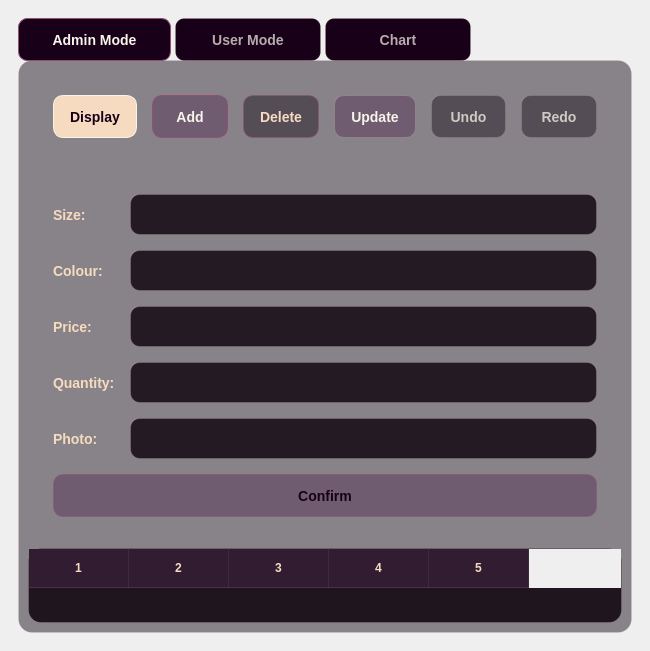
<?xml version="1.0" encoding="UTF-8"?>
<ui version="4.0">
 <class>GUI</class>
 <widget class="QWidget" name="GUI">
  <property name="geometry">
   <rect>
    <x>0</x>
    <y>0</y>
    <width>650</width>
    <height>651</height>
   </rect>
  </property>
  <property name="font">
   <font>
    <family>Inter</family>
    <pointsize>-1</pointsize>
   </font>
  </property>
  <property name="windowTitle">
   <string>GUI</string>
  </property>
  <property name="styleSheet">
   <string notr="true">QWidget#GUI {
    color: #F8F4E9;
    font-family: &quot;Inter&quot;, &quot;SF Pro Text&quot;, &quot;SF Pro Display&quot;, &quot;Helvetica Neue&quot;;
    font-size: 14px;

    background: qlineargradient(
        x1: 0, y1: 0,
        x2: 1, y2: 1,
        stop: 0 #0B000B,
        stop: 0.45 #190019,
        stop: 0.78 #271229,
        stop: 1 #3B203F
    );
}</string>
  </property>
  <layout class="QVBoxLayout" name="verticalLayout">
   <property name="spacing">
    <number>12</number>
   </property>
   <property name="leftMargin">
    <number>18</number>
   </property>
   <property name="topMargin">
    <number>18</number>
   </property>
   <property name="rightMargin">
    <number>18</number>
   </property>
   <property name="bottomMargin">
    <number>18</number>
   </property>
   <item>
    <widget class="QTabWidget" name="tabWidget">
     <property name="font">
      <font>
       <family>Helvetica Neue</family>
       <pointsize>14</pointsize>
      </font>
     </property>
     <property name="styleSheet">
      <string notr="true">QTabWidget::pane {
    background: transparent;
    border: 1px solid rgba(246, 219, 192, 28);
    border-radius: 12px;
    top: -1px;
}

QTabBar::tab {
    color: rgba(248, 244, 233, 180);
    background: #190019;
    border: 1px solid rgba(246, 219, 192, 25);
    border-radius: 9px;
    padding: 9px 22px;
    margin-right: 4px;
    min-width: 100px;

    font-family: &quot;Inter&quot;, &quot;SF Pro Text&quot;, &quot;Helvetica Neue&quot;;
    font-size: 14px;
    font-weight: 600;
}

QTabBar::tab:hover {
    color: #F8F4E9;
    background: #37203B;
    border: 1px solid rgba(246, 219, 192, 65);
}

QTabBar::tab:selected {
    color: #F8F4E9;
    background: qlineargradient(
        x1: 0, y1: 0,
        x2: 1, y2: 0,
        stop: 0 #37203B,
        stop: 1 #502D55
    );
    border: 1px solid #935073;
}
QTabWidget::pane {
    background: rgba(11, 0, 11, 115);
    border: 1px solid rgba(246, 219, 192, 30);
    border-radius: 14px;
    top: -1px;
}</string>
     </property>
     <property name="currentIndex">
      <number>0</number>
     </property>
     <widget class="QWidget" name="adminTab">
      <property name="styleSheet">
       <string notr="true">QWidget#adminTab {
    color: #F8F4E9;
    font-family: &quot;Inter&quot;, &quot;SF Pro Text&quot;, &quot;SF Pro Display&quot;, &quot;Helvetica Neue&quot;;
    font-size: 14px;

    background: qlineargradient(
        x1: 0, y1: 0,
        x2: 1, y2: 1,
        stop: 0 #0B000B,
        stop: 0.35 #190019,
        stop: 0.72 #2E1732,
        stop: 1 #502D55
    );
}

/* Labels */

QWidget#adminTab QLabel {
    color: #F6DBC0;
    background: transparent;
    font-size: 14px;
    font-weight: 600;
}

/* Input fields */

QWidget#adminTab QLineEdit {
    color: #F8F4E9;
    background: rgba(11, 0, 11, 205);
    border: 1px solid rgba(246, 219, 192, 38);
    border-radius: 10px;
    padding: 8px 12px;
    min-height: 23px;
    selection-color: #F8F4E9;
    selection-background-color: #935073;
}

QWidget#adminTab QLineEdit:hover {
    background: rgba(25, 0, 25, 220);
    border: 1px solid rgba(246, 219, 192, 75);
}

QWidget#adminTab QLineEdit:focus {
    background: #190019;
    border: 1px solid #935073;
}

/* Default buttons */

QWidget#adminTab QPushButton {
    color: #F8F4E9;
    background: rgba(80, 45, 85, 115);
    border: 1px solid rgba(246, 219, 192, 45);
    border-radius: 10px;
    padding: 9px 16px;
    min-height: 23px;
    font-size: 14px;
    font-weight: 600;
}

QWidget#adminTab QPushButton:hover {
    background: rgba(80, 45, 85, 180);
    border: 1px solid rgba(246, 219, 192, 90);
}

QWidget#adminTab QPushButton:pressed {
    background: #190019;
    border: 1px solid #935073;
    padding-top: 11px;
    padding-bottom: 7px;
}

/* Add — primary violet action */

QWidget#adminTab QPushButton#addButton {
    color: #F8F4E9;
    background: qlineargradient(
        x1: 0, y1: 0,
        x2: 1, y2: 0,
        stop: 0 #37203B,
        stop: 1 #502D55
    );
    border: 1px solid #935073;
    font-weight: 700;
}

QWidget#adminTab QPushButton#addButton:hover {
    background: qlineargradient(
        x1: 0, y1: 0,
        x2: 1, y2: 0,
        stop: 0 #502D55,
        stop: 1 #68406D
    );
}

/* Delete — accent outline only */

QWidget#adminTab QPushButton#deleteButton {
    color: #F6DBC0;
    background: rgba(11, 0, 11, 105);
    border: 1px solid rgba(147, 80, 115, 135);
}

QWidget#adminTab QPushButton#deleteButton:hover {
    background: rgba(147, 80, 115, 42);
    border: 1px solid #935073;
}

/* Update */

QWidget#adminTab QPushButton#updateButton {
    background: rgba(80, 45, 85, 115);
}

/* Display */

QWidget#adminTab QPushButton#displayButton {
    color: #190019;
    background: #F6DBC0;
    border: 1px solid #F8F4E9;
    font-weight: 700;
}

QWidget#adminTab QPushButton#displayButton:hover {
    color: #0B000B;
    background: #F8F4E9;
}

/* Undo and Redo — quieter secondary actions */

QWidget#adminTab QPushButton#undoButton,
QWidget#adminTab QPushButton#redoButton {
    color: rgba(248, 244, 233, 190);
    background: rgba(11, 0, 11, 105);
    border: 1px solid rgba(246, 219, 192, 30);
    font-weight: 500;
}

QWidget#adminTab QPushButton#undoButton:hover,
QWidget#adminTab QPushButton#redoButton:hover {
    color: #F8F4E9;
    background: rgba(80, 45, 85, 125);
    border: 1px solid rgba(246, 219, 192, 70);
}

/* Confirm */

QWidget#adminTab QPushButton#confirmButton {
    color: #190019;
    background: qlineargradient(
        x1: 0, y1: 0,
        x2: 1, y2: 0,
        stop: 0 #F6DBC0,
        stop: 1 #F8F4E9
    );
    border: 1px solid rgba(147, 80, 115, 130);
    font-weight: 700;
}

QWidget#adminTab QPushButton#confirmButton:hover {
    background: #F8F4E9;
    border: 1px solid #935073;
}

/* Inventory table */

QWidget#adminTab QTableWidget {
    color: #F8F4E9;
    background: rgba(11, 0, 11, 215);
    alternate-background-color: rgba(80, 45, 85, 35);
    border: 1px solid rgba(246, 219, 192, 35);
    border-radius: 13px;
    gridline-color: rgba(246, 219, 192, 15);
    outline: none;
}

QWidget#adminTab QTableWidget::item {
    padding: 8px;
    border-bottom: 1px solid rgba(246, 219, 192, 10);
}

QWidget#adminTab QTableWidget::item:hover {
    background: rgba(80, 45, 85, 80);
}

QWidget#adminTab QTableWidget::item:selected {
    color: #F8F4E9;
    background: rgba(147, 80, 115, 125);
}

/* Table header */

QWidget#adminTab QHeaderView::section {
    color: #F6DBC0;
    background: rgba(25, 0, 25, 225);
    border: none;
    border-right: 1px solid rgba(246, 219, 192, 18);
    border-bottom: 1px solid rgba(147, 80, 115, 80);
    padding: 10px;
    font-weight: 700;
}

QWidget#adminTab QTableCornerButton::section {
    background: #190019;
    border: none;
}

/* Scrollbar */

QWidget#adminTab QScrollBar:vertical {
    background: #0B000B;
    width: 8px;
    margin: 3px;
}

QWidget#adminTab QScrollBar::handle:vertical {
    background: #502D55;
    border-radius: 4px;
    min-height: 28px;
}

QWidget#adminTab QScrollBar::handle:vertical:hover {
    background: #935073;
}

QWidget#adminTab QScrollBar::add-line:vertical,
QWidget#adminTab QScrollBar::sub-line:vertical {
    height: 0px;
}</string>
      </property>
      <attribute name="title">
       <string>Admin Mode</string>
      </attribute>
      <layout class="QVBoxLayout" name="verticalLayout_4">
       <item>
        <layout class="QHBoxLayout" name="horizontalLayout">
         <property name="spacing">
          <number>15</number>
         </property>
         <property name="leftMargin">
          <number>25</number>
         </property>
         <property name="topMargin">
          <number>25</number>
         </property>
         <property name="rightMargin">
          <number>25</number>
         </property>
         <property name="bottomMargin">
          <number>25</number>
         </property>
         <item>
          <widget class="QPushButton" name="displayButton">
           <property name="text">
            <string>Display</string>
           </property>
          </widget>
         </item>
         <item>
          <widget class="QPushButton" name="addButton">
           <property name="text">
            <string>Add</string>
           </property>
          </widget>
         </item>
         <item>
          <widget class="QPushButton" name="deleteButton">
           <property name="text">
            <string>Delete</string>
           </property>
          </widget>
         </item>
         <item>
          <widget class="QPushButton" name="updateButton">
           <property name="text">
            <string>Update</string>
           </property>
          </widget>
         </item>
         <item>
          <widget class="QPushButton" name="undoButton">
           <property name="text">
            <string>Undo</string>
           </property>
          </widget>
         </item>
         <item>
          <widget class="QPushButton" name="redoButton">
           <property name="text">
            <string>Redo</string>
           </property>
          </widget>
         </item>
        </layout>
       </item>
       <item>
        <layout class="QVBoxLayout" name="verticalLayout_3">
         <property name="spacing">
          <number>15</number>
         </property>
         <property name="leftMargin">
          <number>25</number>
         </property>
         <property name="topMargin">
          <number>25</number>
         </property>
         <property name="rightMargin">
          <number>25</number>
         </property>
         <property name="bottomMargin">
          <number>25</number>
         </property>
         <item>
          <layout class="QGridLayout" name="gridLayout">
           <item row="0" column="0">
            <widget class="QLabel" name="sizeLabel">
             <property name="text">
              <string>Size:</string>
             </property>
            </widget>
           </item>
           <item row="0" column="1">
            <widget class="QLineEdit" name="sizeEdit"/>
           </item>
           <item row="1" column="0">
            <widget class="QLabel" name="colourLabel">
             <property name="text">
              <string>Colour:</string>
             </property>
            </widget>
           </item>
           <item row="1" column="1">
            <widget class="QLineEdit" name="colourEdit"/>
           </item>
           <item row="2" column="0">
            <widget class="QLabel" name="priceLabel">
             <property name="text">
              <string>Price:</string>
             </property>
            </widget>
           </item>
           <item row="2" column="1">
            <widget class="QLineEdit" name="priceEdit"/>
           </item>
           <item row="3" column="0">
            <widget class="QLabel" name="quantityLabel">
             <property name="text">
              <string>Quantity:</string>
             </property>
            </widget>
           </item>
           <item row="3" column="1">
            <widget class="QLineEdit" name="quantityEdit"/>
           </item>
           <item row="4" column="0">
            <widget class="QLabel" name="photoLabel">
             <property name="text">
              <string>Photo:</string>
             </property>
            </widget>
           </item>
           <item row="4" column="1">
            <widget class="QLineEdit" name="photoEdit"/>
           </item>
          </layout>
         </item>
         <item>
          <widget class="QPushButton" name="confirmButton">
           <property name="text">
            <string>Confirm</string>
           </property>
          </widget>
         </item>
        </layout>
       </item>
       <item>
        <widget class="QTableWidget" name="table">
         <property name="editTriggers">
          <set>QAbstractItemView::EditTrigger::NoEditTriggers</set>
         </property>
         <property name="selectionMode">
          <enum>QAbstractItemView::SelectionMode::SingleSelection</enum>
         </property>
         <property name="selectionBehavior">
          <enum>QAbstractItemView::SelectionBehavior::SelectRows</enum>
         </property>
         <property name="columnCount">
          <number>5</number>
         </property>
         <column/>
         <column/>
         <column/>
         <column/>
         <column/>
        </widget>
       </item>
      </layout>
     </widget>
     <widget class="QWidget" name="userTab">
      <property name="layoutDirection">
       <enum>Qt::LayoutDirection::LeftToRight</enum>
      </property>
      <property name="styleSheet">
       <string notr="true">QWidget#userTab {
    color: #F8F4E9;
    font-family: &quot;Inter&quot;, &quot;SF Pro Text&quot;, &quot;Helvetica Neue&quot;;
    font-size: 14px;

    background: qlineargradient(
        x1: 0, y1: 0,
        x2: 1, y2: 1,
        stop: 0 #0B000B,
        stop: 0.40 #190019,
        stop: 0.75 #29142D,
        stop: 1 #432548
    );
}

/* Labels */

QWidget#userTab QLabel {
    color: #F6DBC0;
    background: transparent;
    font-family: &quot;Inter&quot;, &quot;SF Pro Text&quot;, &quot;Helvetica Neue&quot;;
    font-size: 14px;
    font-weight: 600;
}

/* User input */

QWidget#userTab QLineEdit {
    color: #F8F4E9;
    background: rgba(11, 0, 11, 210);
    border: 1px solid rgba(246, 219, 192, 40);
    border-radius: 10px;
    padding: 8px 12px;
    min-height: 24px;

    font-family: &quot;Inter&quot;, &quot;SF Pro Text&quot;, &quot;Helvetica Neue&quot;;
    font-size: 14px;

    selection-color: #F8F4E9;
    selection-background-color: #935073;
}

QWidget#userTab QLineEdit:hover {
    border: 1px solid rgba(246, 219, 192, 80);
}

QWidget#userTab QLineEdit:focus {
    background: #190019;
    border: 1px solid #935073;
}

/* Current coat card */

QWidget#userTab QLabel#currentCoatLabel {
    color: #F8F4E9;
    background: rgba(11, 0, 11, 185);
    border: 1px solid rgba(246, 219, 192, 38);
    border-radius: 14px;
    padding: 18px;

    font-family: &quot;Inter&quot;, &quot;SF Pro Text&quot;, &quot;Helvetica Neue&quot;;
    font-size: 15px;
    font-weight: 500;
}

/* Default buttons */

QWidget#userTab QPushButton {
    color: #F8F4E9;
    background: rgba(80, 45, 85, 110);
    border: 1px solid rgba(246, 219, 192, 42);
    border-radius: 10px;
    padding: 9px 16px;
    min-height: 24px;

    font-family: &quot;Inter&quot;, &quot;SF Pro Text&quot;, &quot;Helvetica Neue&quot;;
    font-size: 14px;
    font-weight: 600;
}

QWidget#userTab QPushButton:hover {
    background: rgba(80, 45, 85, 180);
    border: 1px solid rgba(246, 219, 192, 90);
}

QWidget#userTab QPushButton:pressed {
    background: #190019;
    border: 1px solid #935073;
}

/* Filter */

QWidget#userTab QPushButton#filterButton {
    background: #502D55;
    border: 1px solid #935073;
    font-weight: 700;
}

QWidget#userTab QPushButton#filterButton:hover {
    background: #68406D;
}

/* Add to basket — main user action */

QWidget#userTab QPushButton#addToBasketButton {
    color: #190019;
    background: qlineargradient(
        x1: 0, y1: 0,
        x2: 1, y2: 0,
        stop: 0 #F6DBC0,
        stop: 1 #F8F4E9
    );
    border: 1px solid rgba(147, 80, 115, 130);
    font-weight: 700;
}

QWidget#userTab QPushButton#addToBasketButton:hover {
    color: #0B000B;
    background: #F8F4E9;
    border: 1px solid #935073;
}

/* Next */

QWidget#userTab QPushButton#nextButton {
    background: rgba(80, 45, 85, 140);
}

/* Secondary basket actions */

QWidget#userTab QPushButton#openBasketButton,
QWidget#userTab QPushButton#basketTableButton {
    color: rgba(248, 244, 233, 210);
    background: rgba(11, 0, 11, 120);
    border: 1px solid rgba(246, 219, 192, 35);
}

/* Shopping basket */

QWidget#userTab QListWidget {
    color: #F8F4E9;
    background: rgba(11, 0, 11, 215);
    alternate-background-color: rgba(80, 45, 85, 30);
    border: 1px solid rgba(246, 219, 192, 35);
    border-radius: 13px;
    padding: 6px;

    font-family: &quot;Inter&quot;, &quot;SF Pro Text&quot;, &quot;Helvetica Neue&quot;;
    font-size: 14px;
    outline: none;
}

QWidget#userTab QListWidget::item {
    padding: 9px;
    border-bottom: 1px solid rgba(246, 219, 192, 12);
}

QWidget#userTab QListWidget::item:hover {
    background: rgba(80, 45, 85, 75);
}

QWidget#userTab QListWidget::item:selected {
    color: #F8F4E9;
    background: rgba(147, 80, 115, 115);
}

/* Total */

QWidget#userTab QLabel#totalLabel {
    color: #F8F4E9;
    background: rgba(80, 45, 85, 85);
    border-left: 3px solid #935073;
    border-radius: 8px;
    padding: 10px 12px;
    font-size: 16px;
    font-weight: 700;
}</string>
      </property>
      <attribute name="title">
       <string>User Mode</string>
      </attribute>
      <layout class="QHBoxLayout" name="horizontalLayout_5">
       <item>
        <layout class="QVBoxLayout" name="verticalLayout_5">
         <property name="spacing">
          <number>18</number>
         </property>
         <property name="leftMargin">
          <number>0</number>
         </property>
         <item>
          <layout class="QHBoxLayout" name="horizontalLayout_2">
           <item>
            <widget class="QLabel" name="userSizeLabel">
             <property name="text">
              <string>Size:</string>
             </property>
            </widget>
           </item>
           <item>
            <widget class="QLineEdit" name="userSizeEdit">
             <property name="sizePolicy">
              <sizepolicy hsizetype="Expanding" vsizetype="Fixed">
               <horstretch>0</horstretch>
               <verstretch>0</verstretch>
              </sizepolicy>
             </property>
            </widget>
           </item>
           <item>
            <widget class="QPushButton" name="filterButton">
             <property name="text">
              <string>Filter</string>
             </property>
            </widget>
           </item>
          </layout>
         </item>
         <item>
          <widget class="QLabel" name="currentCoatLabel">
           <property name="sizePolicy">
            <sizepolicy hsizetype="Expanding" vsizetype="Preferred">
             <horstretch>0</horstretch>
             <verstretch>0</verstretch>
            </sizepolicy>
           </property>
           <property name="minimumSize">
            <size>
             <width>0</width>
             <height>200</height>
            </size>
           </property>
           <property name="maximumSize">
            <size>
             <width>16777215</width>
             <height>180</height>
            </size>
           </property>
           <property name="text">
            <string>No coat selected.</string>
           </property>
           <property name="textFormat">
            <enum>Qt::TextFormat::PlainText</enum>
           </property>
           <property name="alignment">
            <set>Qt::AlignmentFlag::AlignLeading|Qt::AlignmentFlag::AlignLeft|Qt::AlignmentFlag::AlignTop</set>
           </property>
           <property name="wordWrap">
            <bool>true</bool>
           </property>
          </widget>
         </item>
         <item>
          <layout class="QHBoxLayout" name="horizontalLayout_3">
           <item>
            <widget class="QPushButton" name="nextButton">
             <property name="text">
              <string>Next</string>
             </property>
            </widget>
           </item>
           <item>
            <widget class="QPushButton" name="addToBasketButton">
             <property name="sizePolicy">
              <sizepolicy hsizetype="Expanding" vsizetype="Fixed">
               <horstretch>0</horstretch>
               <verstretch>0</verstretch>
              </sizepolicy>
             </property>
             <property name="text">
              <string>Add to basket</string>
             </property>
            </widget>
           </item>
          </layout>
         </item>
        </layout>
       </item>
       <item>
        <layout class="QVBoxLayout" name="verticalLayout_2">
         <property name="spacing">
          <number>18</number>
         </property>
         <item>
          <widget class="QLabel" name="shoppingBasketLabel">
           <property name="text">
            <string>Shopping basket:</string>
           </property>
          </widget>
         </item>
         <item>
          <widget class="QListWidget" name="basketList">
           <property name="sizePolicy">
            <sizepolicy hsizetype="Expanding" vsizetype="Expanding">
             <horstretch>0</horstretch>
             <verstretch>0</verstretch>
            </sizepolicy>
           </property>
           <property name="minimumSize">
            <size>
             <width>0</width>
             <height>250</height>
            </size>
           </property>
          </widget>
         </item>
         <item>
          <widget class="QLabel" name="totalLabel">
           <property name="text">
            <string>Total: 0</string>
           </property>
          </widget>
         </item>
         <item>
          <layout class="QHBoxLayout" name="horizontalLayout_4">
           <item>
            <widget class="QPushButton" name="openBasketButton">
             <property name="sizePolicy">
              <sizepolicy hsizetype="Expanding" vsizetype="Fixed">
               <horstretch>0</horstretch>
               <verstretch>0</verstretch>
              </sizepolicy>
             </property>
             <property name="text">
              <string>Open basket</string>
             </property>
            </widget>
           </item>
           <item>
            <widget class="QPushButton" name="basketTableButton">
             <property name="sizePolicy">
              <sizepolicy hsizetype="Expanding" vsizetype="Fixed">
               <horstretch>0</horstretch>
               <verstretch>0</verstretch>
              </sizepolicy>
             </property>
             <property name="text">
              <string>Basket table</string>
             </property>
            </widget>
           </item>
          </layout>
         </item>
        </layout>
       </item>
      </layout>
     </widget>
     <widget class="QWidget" name="chartTab">
      <attribute name="title">
       <string>Chart</string>
      </attribute>
     </widget>
    </widget>
   </item>
  </layout>
 </widget>
 <resources/>
 <connections/>
</ui>
